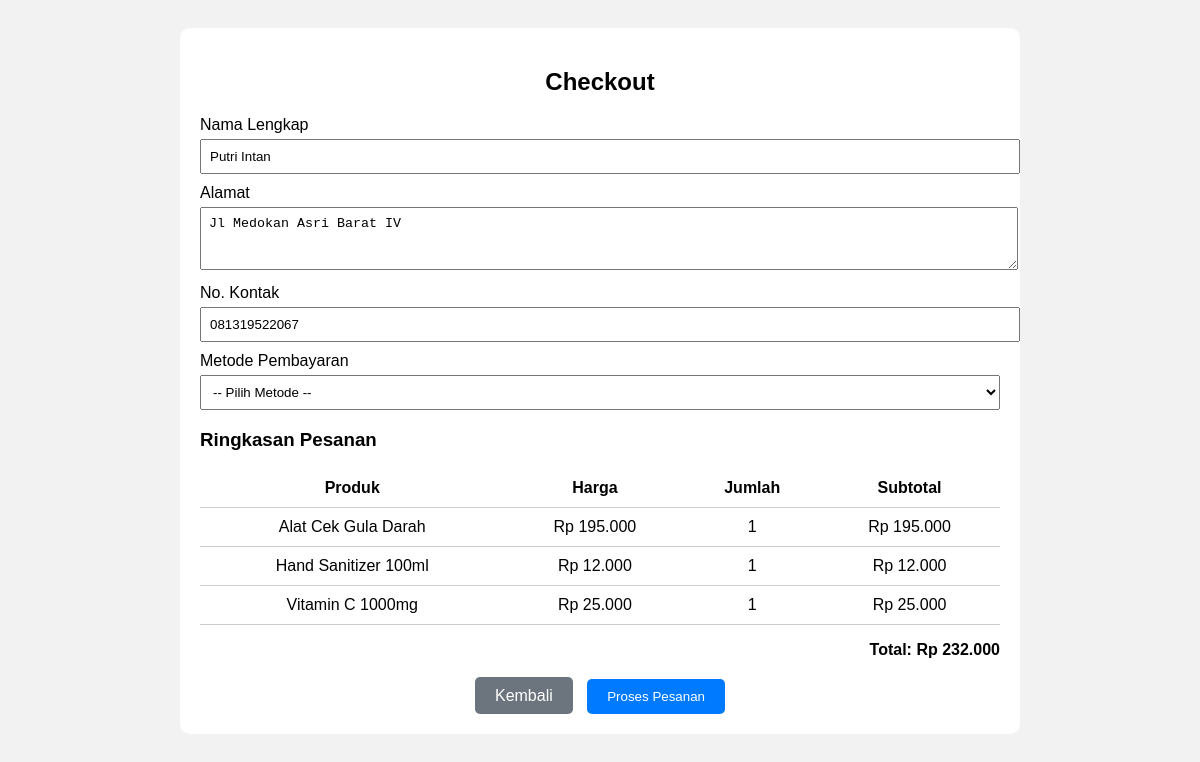
/checkout.php (signed in), run on the app's committed database.
### tables this page shows
CREATE TABLE `tbl_users` (
  `id` int(11) NOT NULL,
  `username` varchar(50) NOT NULL,
  `password` varchar(255) NOT NULL,
  `email` varchar(100) NOT NULL,
  `date_of_birth` date DEFAULT NULL,
  `gender` enum('Male','Female') DEFAULT NULL,
  `address` text DEFAULT NULL,
  `city` varchar(100) DEFAULT NULL,
  `contact_no` varchar(20) DEFAULT NULL,
  `paypal_id` varchar(100) DEFAULT NULL,
  `role` enum('admin','customer') DEFAULT 'customer'
);

CREATE TABLE `tbl_products` (
  `id` int(11) NOT NULL,
  `name` varchar(100) NOT NULL,
  `code` varchar(50) NOT NULL,
  `description` text DEFAULT NULL,
  `price` decimal(10,2) NOT NULL,
  `stock` int(11) NOT NULL,
  `image` varchar(255) DEFAULT NULL,
  `category_id` int(11) DEFAULT NULL
);

### checkout.php (the view, shortened to what this page needs)
<?php
$conn = new mysqli("localhost", "root", "", "db_kasir");
$user_id = $_SESSION['user_id'];
$user_query = $conn->query("SELECT username, address, contact_no FROM tbl_users WHERE id = $user_id");
$user_data = $user_query->fetch_assoc();
$items = [];
$total = 0;
if (!empty($_SESSION['keranjang'])) {
    $ids = implode(',', array_keys($_SESSION['keranjang']));
    $result = $conn->query("SELECT * FROM tbl_products WHERE id IN ($ids)");
    while ($row = $result->fetch_assoc()) {
        $qty = $_SESSION['keranjang'][$row['id']];
        $subtotal = $row['price'] * $qty;
        $items[] = [
            'id' => $row['id'],
            'name' => $row['name'],
            'code' => $row['code'],
            'price' => $row['price'],
            'qty' => $qty,
            'subtotal' => $subtotal
        ];
        $total += $subtotal;
    }
}
?>
<!DOCTYPE html>
<html>
<head>
</head>
<body>
<div class="checkout-box">
    <h2>Checkout</h2>
    <form method="POST">
        <div class="form-group">
            <label>Nama Lengkap</label>
            <input type="text" name="nama" required value="<?= htmlspecialchars($user_data['username']) ?>">
        </div>
        <div class="form-group">
            <label>Alamat</label>
            <textarea name="alamat" rows="3" required><?= htmlspecialchars($user_data['address']) ?></textarea>
        </div>
        <div class="form-group">
            <label>No. Kontak</label>
            <input type="text" name="kontak" required value="<?= htmlspecialchars($user_data['contact_no']) ?>">
        </div>
        <div class="form-group">
            <label>Metode Pembayaran</label>
            <select name="metode" onchange="togglePrepaidFields()" required>
                <option value="">-- Pilih Metode --</option>
            </select>
        </div>
        <h3>Ringkasan Pesanan</h3>
        <table>
            <thead>
                <tr><th>Produk</th><th>Harga</th><th>Jumlah</th><th>Subtotal</th></tr>
            </thead>
            <tbody>
                <?php if (!empty($items)): ?>
                    <?php foreach ($items as $item): ?>
                        <tr>
                            <td><?= htmlspecialchars($item['name']) ?></td>
                            <td>Rp <?= number_format($item['price'], 0, ',', '.') ?></td>
                            <td><?= $item['qty'] ?></td>
                            <td>Rp <?= number_format($item['subtotal'], 0, ',', '.') ?></td>
                        </tr>
                    <?php endforeach; ?>
                <?php else: ?>
                    <tr><td colspan="4">Keranjang kosong</td></tr>
                <?php endif; ?>
            </tbody>
        </table>
        <p style="text-align:right; font-weight:bold;">Total: Rp <?= number_format($total, 0, ',', '.') ?></p>
        <div style="text-align:center; margin-top: 20px;">
            <a href="keranjang.php" style="margin-right: 10px; padding: 10px 20px; background: #6c757d; color: white; border-radius: 5px; text-decoration: none;">Kembali</a>
            <button type="submit">Proses Pesanan</button>
        </div>
    </form>
</div>
</body>
</html>

### checkout.php (style rules this page uses)
body { font-family: sans-serif; background: #f2f2f2; padding: 20px; }
.checkout-box { max-width: 800px; margin: auto; background: white; padding: 20px; border-radius: 10px; }
h2 { text-align: center; }
table { width: 100%; border-collapse: collapse; margin-top: 15px; }
th, td { padding: 10px; border-bottom: 1px solid #ccc; text-align: center; }
.form-group { margin-bottom: 10px; }
label { display: block; margin-bottom: 5px; }
input, textarea, select { width: 100%; padding: 8px; }
button { padding: 10px 20px; background: #007bff; color: white; border: none; cursor: pointer; border-radius: 5px; }

### data on the page
tbl_users: nama "Putri Intan", alamat "Jl Medokan Asri Barat IV", kontak "081319522067"
tbl_products: name "Alat Cek Gula Darah", price "195.000", qty "1", subtotal "195.000"
tbl_products: name "Hand Sanitizer 100ml", price "12.000", qty "1", subtotal "12.000"
tbl_products: name "Vitamin C 1000mg", price "25.000", qty "1", subtotal "25.000"

### other printed values
$total "232.000"
